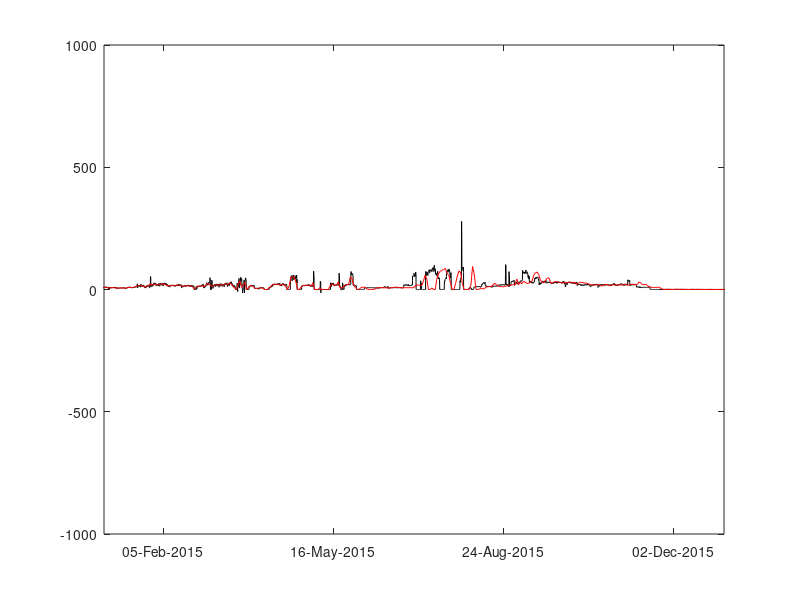
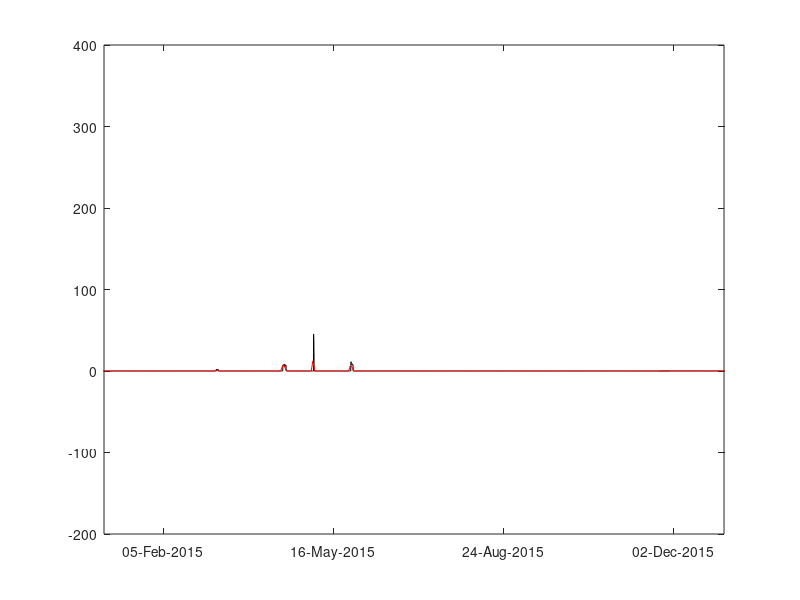

MATLAB code to generate these figures, in order:
clear all; close all;

load barrages_daily.mat;
load barrages.mat;

figure;
plot(barrages.Tauwitchere.Date,barrages.Tauwitchere.Flow,'k');hold on
plot(barrages_daily.Tauwitchere.Date,barrages_daily.Tauwitchere.Flow,'r');hold on

xlim([datenum(2015,01,01) datenum(2015,13,01)]);

ss = get(gca,'xtick');
set(gca,'xticklabel',datestr(ss));



figure;
plot(barrages.Ewe.Date,barrages.Ewe.Flow,'k');hold on
plot(barrages_daily.Ewe.Date,barrages_daily.Ewe.Flow,'r');hold on

xlim([datenum(2015,01,01) datenum(2015,13,01)]);

ss = get(gca,'xtick');
set(gca,'xticklabel',datestr(ss));


sss = find(barrages.Tauwitchere.Date >= datenum(2015,07,01) & barrages.Tauwitchere.Date < datenum(2015,08,01));

tot_hourly = sum(barrages.Tauwitchere.Raw(sss));


sss = find(barrages_daily.Tauwitchere.Date >= datenum(2015,07,01) & barrages_daily.Tauwitchere.Date < datenum(2015,08,01));

tot_daily = sum(barrages_daily.Tauwitchere.Raw(sss));
